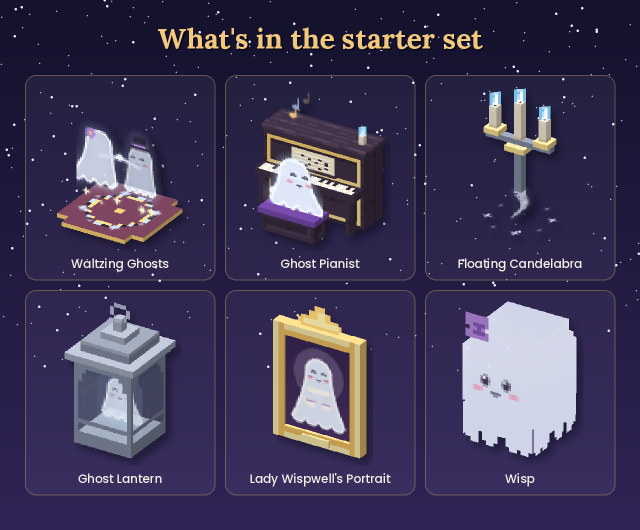
#> input picture moonlit-ballroom/media/moonlit-ballroom-pieces.png, 1280 x 1060 px (shown at 1/2 size)
$ python -i title_hand.py   (imports and definitions only)
#> lines starting #> are read from the running program, lines starting #| are printed output that depends on the picture; after the words box and inside, x2 and y2 are one past the last pixel; in counts of white or black regions, pixels touching at a corner belong together
#> further down, picture is the input picture: PIL image 1280x1060 RGB; mean R, G, B 64.8, 57.4, 88.3
"""Moonlit Ballroom title slide, hand-drawn storybook style.
Drawn at 2x with wobbly ink lines, watercolour washes and paper grain, then scaled to 1920x1080."""
import math, os, random, sys
import numpy as np
from PIL import Image, ImageDraw, ImageFilter, ImageFont, ImageChops

S = 2
W, H = 1920 * S, 1080 * S
HERE = os.path.dirname(os.path.abspath(__file__))
FD = "/home/claude/ghostball/fonts/"
INK = (40, 28, 62)
rng = np.random.default_rng(21)
R = random.Random(21)

# ------------------------------------------------------------------ brush helpers
# [34 lines left out: functions nz, wobble, ink, bez, not called in this run]

TEX = None
def wash(base, pts, col, alpha=255, grad=None, edge=0.35, blur=1.2, tw=0.14):
    """Watercolour fill: textured, slightly darker at the edges, optional vertical fade."""
#> called with col = (58, 40, 86), alpha = 255, edge = 0.1, blur = 1.2, tw = 0.14
    global TEX
    m = Image.new("L", (W, H), 0); ImageDraw.Draw(m).polygon(pts, fill=255)
#> after `m = Image.new('L', (W, H), 0)`: m: PIL image 3840x2160 L; every value is 0
#> after `ImageDraw.Draw(m).polygon(pts, fill=255)`:
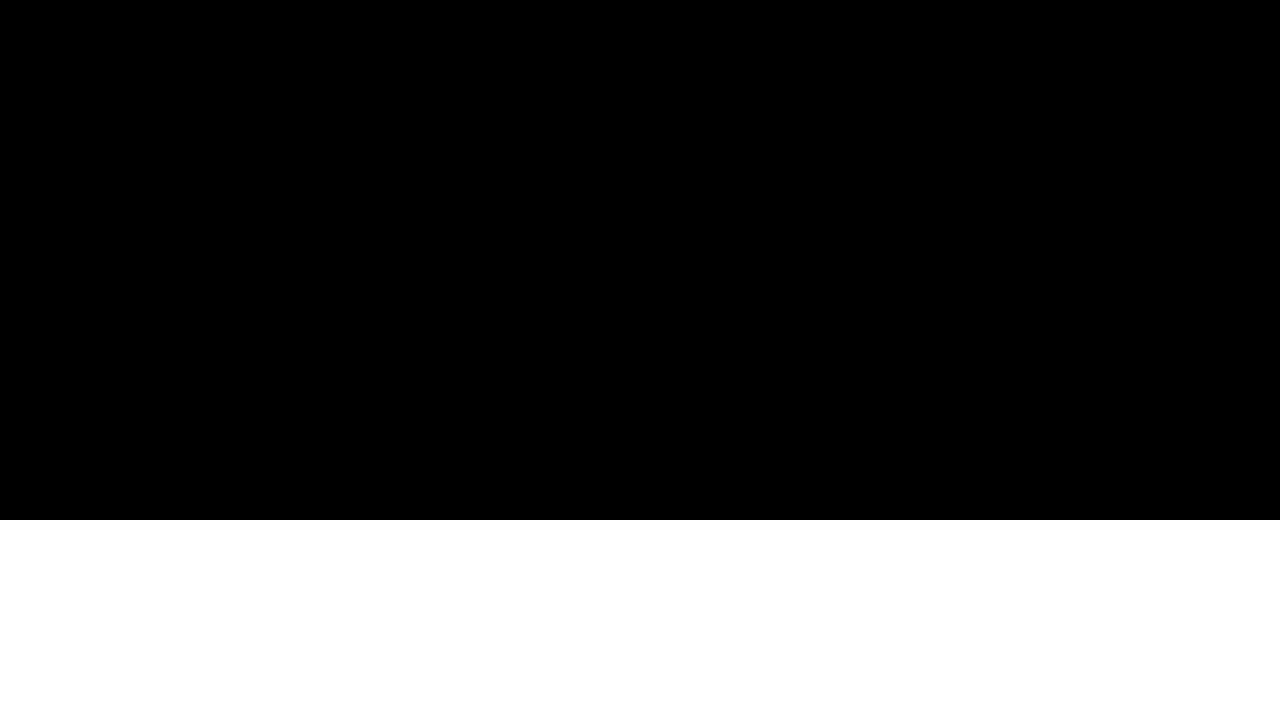
#> m: PIL image 3840x2160 L (shown at 1/3 size); 27.8% white; 1 white region, box (x1, y1, x2, y2) and area: (0, 1560, 3840, 2160) 2304000
    m = m.filter(ImageFilter.GaussianBlur(blur * S))
    bb = m.getbbox()
#> bb = (0, 1554, 3840, 2160)
    if not bb: return m
    x0, y0, x1, y1 = bb
#> x0 = 0; y0 = 1554; x1 = 3840; y1 = 2160
    mm = np.asarray(m.crop(bb), float) / 255
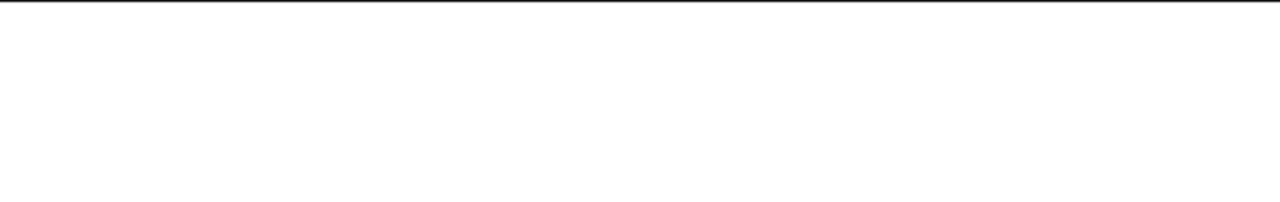
#> mm: shape (606, 3840) float64 (shown at 1/3 size); min 0.00784, max 1, mean 0.99
#> (the run stopped early here; a loop or call above may not have finished)
